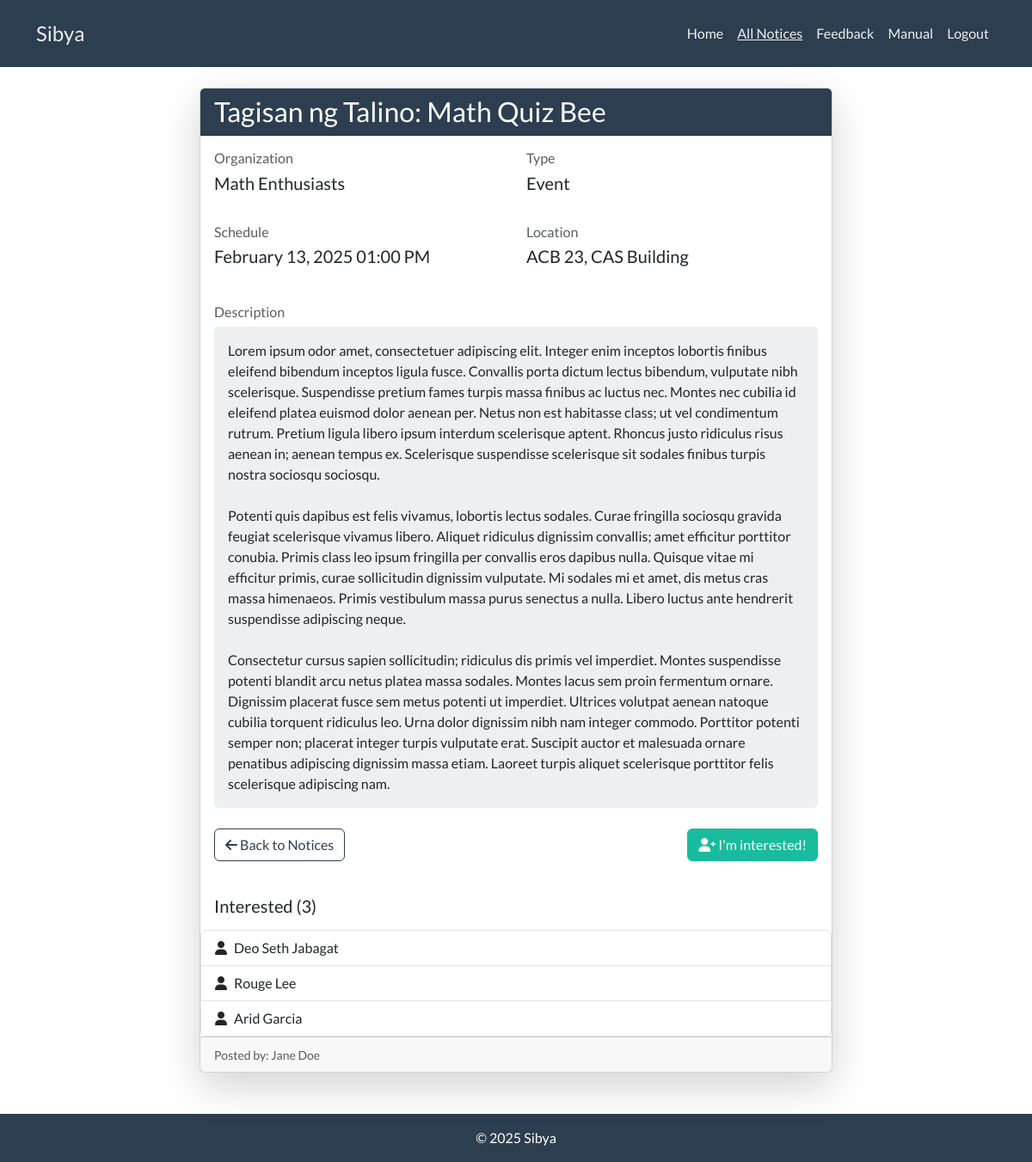
Before: /notices/24/ (signed in) with the older database file.
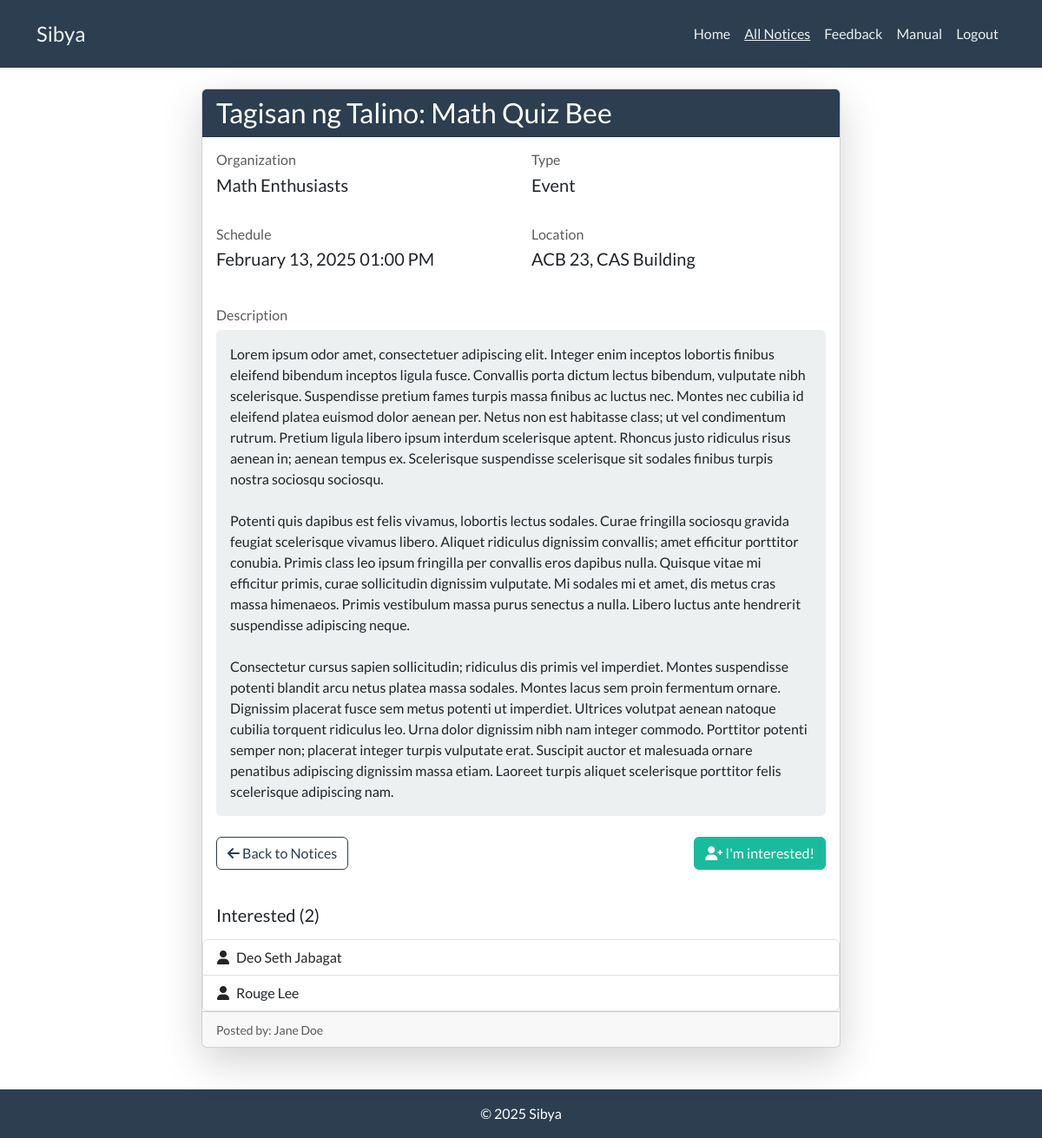
After: the same page with the newer database file.
### sibya/models.py (models this page shows, shortened)
class Notice(models.Model):
    title = models.CharField(max_length=255)
    type = models.CharField(max_length=45, choices=[('Recruitment', 'Recruitment'), ('Event', 'Event')])
    schedule = models.DateTimeField()
    description = models.TextField()
    location = models.CharField(max_length=100)
    organization = models.ForeignKey(Organization, on_delete=models.CASCADE)
    author = models.ForeignKey(User, on_delete=models.CASCADE)
    interested = models.ManyToManyField(User, related_name="interested_participants", blank=True)
    history = HistoricalRecords()

class User(AbstractBaseUser, PermissionsMixin):
    email = models.EmailField(unique=True)
    name = models.CharField(max_length=255)
    is_president = models.BooleanField(default=False)
    is_active = models.BooleanField(default=True)
    is_staff = models.BooleanField(default=False)
    objects = UserManager()
    USERNAME_FIELD = 'email'
    REQUIRED_FIELDS = ['name']

class Organization(models.Model):
    name = models.CharField(max_length=75)
    history = HistoricalRecords()
    def __str__(self):
        return self.name

### sibya/views.py (the view)
# urls.py: path("notices/<int:id>/", views.view_notice, name="view_notice"),
@login_required(login_url="login")
def view_notice(request, id):
    notice = get_object_or_404(Notice, id=id)
    current_time = timezone.now()
    return render(request, "view_notice.html", {
        "notice": notice,
        "current_time": current_time
    })

### sibya/templates/view_notice.html (shortened to what this page needs)
{% extends 'base_layout/base.html' %}
{% block content %}
<div class="row justify-content-center">
    <div class="col-lg-8">
        <div class="card shadow-lg">
            <div class="card-header bg-primary text-white">
                <h3 class="card-title mb-0">{{ notice.title }}</h3>
            </div>
            <div class="card-body">
                <div class="mb-4">
                    <div class="row mb-3">
                        <div class="col-md-6">
                            <h6 class="text-muted mb-1">Organization</h6>
                            <p class="fs-5">{{ notice.organization }}</p>
                        </div>
                        <div class="col-md-6">
                            <h6 class="text-muted mb-1">Type</h6>
                            <p class="fs-5">{{ notice.type }}</p>
                        </div>
                    </div>
                    <div class="row mb-3">
                        <div class="col-md-6">
                            {% if notice.type == "Event" %}
                                <h6 class="text-muted mb-1">Schedule</h6>
                            {% elif notice.type == "Recruitment" %}
                                <h6 class="text-muted mb-1">Recruitment Deadline</h6>
                            {% endif %}
                            <p class="fs-5">{{ notice.schedule|date:"F d, Y h:i A" }}</p>
                        </div>
                        <div class="col-md-6">
                            <h6 class="text-muted mb-1">Location</h6>
                            <p class="fs-5">{{ notice.location }}</p>
                        </div>
                    </div>
                </div>
                <div class="mb-4">
                    <h6 class="text-muted mb-2">Description</h6>
                    <div class="p-3 bg-light rounded">
                        {{ notice.description|linebreaksbr }}
                    </div>
                </div>
                <div class="mt-4 d-flex justify-content-between">
                    <a href="{% url 'all_notices' %}" class="btn btn-outline-primary">
                        <i class="fas fa-arrow-left"></i> Back to Notices
                    </a>
                    {% if notice.schedule < current_time %}
                        <button class="btn btn-secondary" disabled>
                            <i class="fas fa-clock me-2"></i>Event Finished
                        </button>
                    {% else %}
                        <form method="POST" action="{% url 'join_notice' notice.id %}">
                            <button type="submit" class="btn btn-success">
                                <i class="fas fa-user-plus"></i> I'm interested!
                            </button>
                        </form>
                    {% endif %}
                </div>
            </div>
            {% if not notice.schedule < current_time %}
                <div class="mt-4">
                    <h5 class="mb-3 ms-3">Interested ({{ notice.interested.count }})</h5>
                    <div class="list-group">
                        {% for student in notice.interested.all %}
                            <div class="list-group-item d-flex align-items-center">
                                <i class="fas fa-user me-2"></i>
                                {{ student.name }}
                            </div>
                        {% empty %}
                            <div class="list-group-item text-muted">
                                <i class="fas fa-info-circle me-2"></i>
                                No interested students yet
                            </div>
                        {% endfor %}
                    </div>
                </div>
            {% endif %}
            <div class="card-footer text-muted">
                <small>Posted by: {{ notice.author.name }}</small>
            </div>
        </div>
    </div>
</div>
{% endblock %}

Changed rows visible on the page:
no longer on this page (row edited): User: name "Arid Garcia"
computed for Notice "Tagisan ng Talino: Math Quiz Bee": interested.count "3" → "2"
